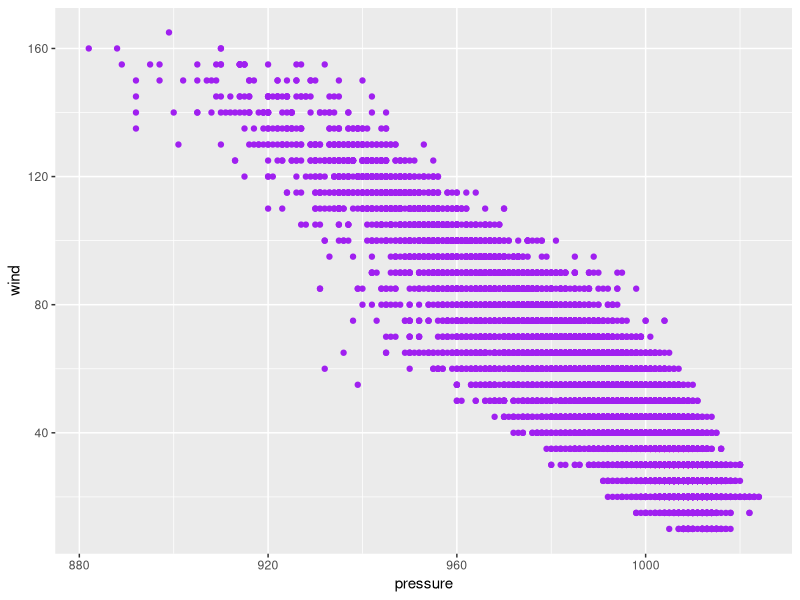

Here is the R script that generated this plot:
## ---- chunk 1
1 + 1
## ---- chunk 2
#| echo: false
2 * 2
## ---- chunk 3
#| echo: false
#| message: false

library(tidyverse)

ggplot(data = storms)+
  geom_point(mapping = aes(x = pressure, y = wind), color = "purple")
